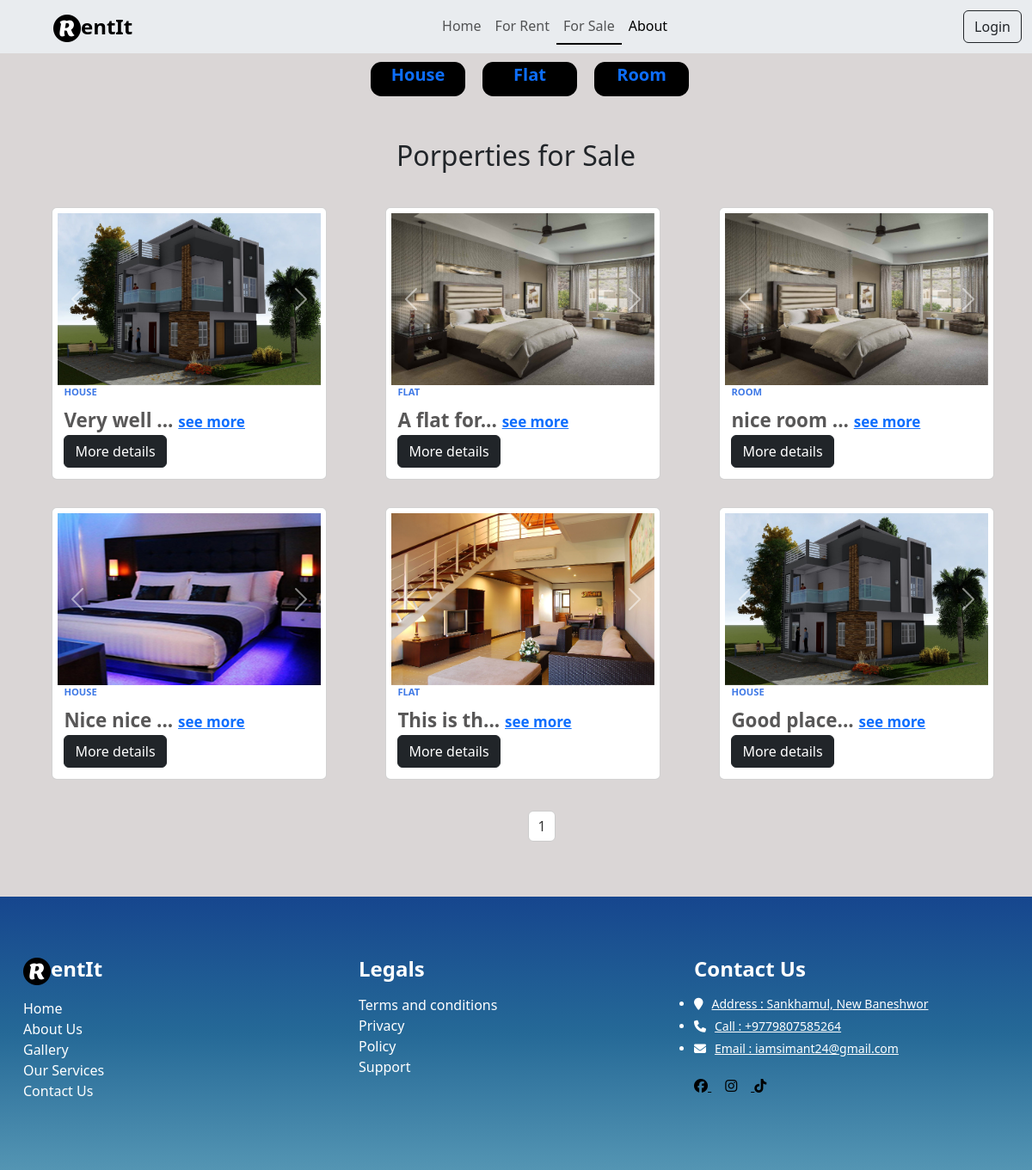
Screenshot of /forsale/ with the database file from the repository.
### rentalApp/models.py (models this page shows, shortened)
class PerportyType(models.Model):
    title = models.CharField(max_length=200)
    def __str__(self):
        return self.title

class Property(models.Model):
    user = models.ForeignKey(User, on_delete=models.CASCADE, null=True)
    title = models.CharField(max_length=200,null=True)
    category = models.ForeignKey(Category, on_delete=models.CASCADE,null=True)
    perportyType = models.ForeignKey(PerportyType, on_delete=models.CASCADE,null=True)
    price = models.DecimalField(max_digits=10,decimal_places=2,null=True)
    location = models.CharField(max_length=200,null=True)
    disc = models.TextField(null=True)
    image = models.ImageField(upload_to='images',blank=True,null=True)

class PropertyImage(models.Model):
    property = models.ForeignKey(Property, on_delete=models.CASCADE, related_name='images')
    image = models.ImageField(upload_to='images')

### rentalApp/views.py (the view)
# urls.py: path('forsale/',for_sale,name='for_sale'),
def for_sale(request):
    category = PerportyType.objects.all()
    cateid = request.GET.get("perportyType")
    if cateid:
        property_cate = Property.objects.filter(perportyType=cateid)
    else:
        property_cate = Property.objects.all()
    properties = Property.objects.all()
    sale = properties.filter(category_id=2)
    sale_paginator = Paginator(sale, 6)  # Show 6 properties per page
    page_number = request.GET.get('page2')
    page_obj2 = sale_paginator.get_page(page_number)
    total2 = page_obj2.paginator.num_pages
    context = {
        'properties':property_cate,
        'category':category,
        'page_obj2': page_obj2,
        'num2': [i+1 for i in range(total2)],
    }
    return render(request,'rentalApp/for_sale.html',context)

### rentalApp/templates/rentalApp/for_sale.html (shortened to what this page needs)
{% extends 'base.html' %}
{% load static %}
{% block content %}
<div class="main">
  <div>
    <ul class="property-category">
      {% for i in category %}
      <li class="cate"><a class="cate-button" href="?perportyType={{i.id}}">{{i.title}}</a></li>
      {% endfor %}
    </ul>
  </div>
    <h2 class="text-center pt-4">Porperties for Sale</h2>
    <div class="ms-5 pt-3 pb-5 row">
      {% for property in properties %}
      {% if property.category.id == 2 %}
      <div class="col-4 my-3">
         <div class="card" style="width: 20rem;">
          {% if property.image or property.images.all %}
          <div class="card-image">
          <div id="carousel-{{ property.id }}" class="carousel slide" data-bs-ride="carousel">
             <div class="carousel-inner">
                {% if property.image %}
                <div class="carousel-item active">
                <img src="{{property.image.url}}" class="img-fluid" alt="Main image">
                </div>
                {% endif %}
                {% for i in property.images.all %}
                <div class="carousel-item {% if not property.image and forloop.first %}active{% endif %}">
                <img src="{{i.image.url}}" class="img-fluid" alt="Additional image">
                </div>
                {% endfor %}
             </div>
             <button class="carousel-control-prev" type="button" data-bs-target="#carousel-{{ property.id }}" data-bs-slide="prev">
                <span class="carousel-control-prev-icon" aria-hidden="true"></span>
             </button>
             <button class="carousel-control-next" type="button" data-bs-target="#carousel-{{ property.id }}" data-bs-slide="next">
                <span class="carousel-control-next-icon" aria-hidden="true"></span>
             </button>
          </div>
          </div>
       {% endif %}
            <div class="category">{{property.perportyType}} </div>
            <div class="heading">
               <span id="short-{{ property.id }}">
                  {{ property.disc|slice:":10" }}...
                  <a href="#" style="font-size: 17px;" onclick="toggleDescription({{property.id}}); return false;">see more</a>
               </span>
               <a href="{% url 'details' property.id %}">
                  <button class="btn btn-dark">More details</button>
               </a>
            </div>
         </div>
      </div>
      {% endif %}
      {% endfor %}
      <nav aria-label="Page navigation example">
         <ul class="pagination">
            {% for i in num2 %}
            <li class="page-item"><a class="page-link" href="?page2={{i}}#sale">{{i}}</a></li>
            {% endfor %}
         </ul>
      </nav>
    </div>
</div>
{% endblock content %}

### rentalApp/static/css/style1.css (style rules this page uses)
body { margin: 0; padding: 0; }
.pagination { display: flex; justify-content: center; gap: 10px; margin-top: 20px; }
.pagination a { text-decoration: none; padding: 5px 10px; border: 1px solid #ccc; border-radius: 5px; color: #333; }
.carousel { color: rgb(255, 251, 11) !important; text-shadow: 3px 4px 1px rgba(0, 0, 0, 0.5) !important; }
.main { background-color: rgb(218, 214, 214); }
.card { width: 190px; background: white; padding: .4em; border-radius: 6px; }
.card-image { background-color: rgb(236, 236, 236); width: 100%; height: 190px; border-radius: 6px 6px 0 0; }
.img-fluid { width: 100%; height: 200px; }
.category { text-transform: uppercase; font-size: 0.7em; font-weight: 600; color: rgb(63, 121, 230); padding: 10px 7px 0; }
.heading { font-weight: 600; font-size: 1.4em; color: rgb(88, 87, 87); padding: 7px; }
.property-category { display: flex; justify-content: center; }
.cate { width: 5.5em; height: 2em; margin: 0.5em; background: black; color: white; border: none; border-radius: 0.625em; font-size: 20px; font-weight: bold; cursor: pointer; position: relative; z-index: 1; overflow: hidden; }
.cate-button { display: flex; align-items: center; justify-content: center; text-decoration: none; }
.cate-button:after { content: ""; background: white; position: absolute; z-index: -1; left: -20%; right: -20%; top: 0; bottom: 0; transform: skewX(-45deg) scale(0, 1); transition: all 0.5s; }
@media (min-width: 1025px) { .card { width: 190px; } }

### rows the page displays
PerportyType: title "House"
PerportyType: title "Flat"
PerportyType: title "Room"
Property: image (picture), perportyType "HOUSE", disc "Very well"
Property: perportyType "FLAT", disc "A flat for"
PropertyImage: image (picture)
Property: image (picture), perportyType "ROOM", disc "nice room"
Property: image (picture), perportyType "HOUSE", disc "Nice nice"
Property: image (picture), perportyType "FLAT", disc "This is th"
Property: image (picture), perportyType "HOUSE", disc "Good place"

### other values shown
{{ i }} "1"
